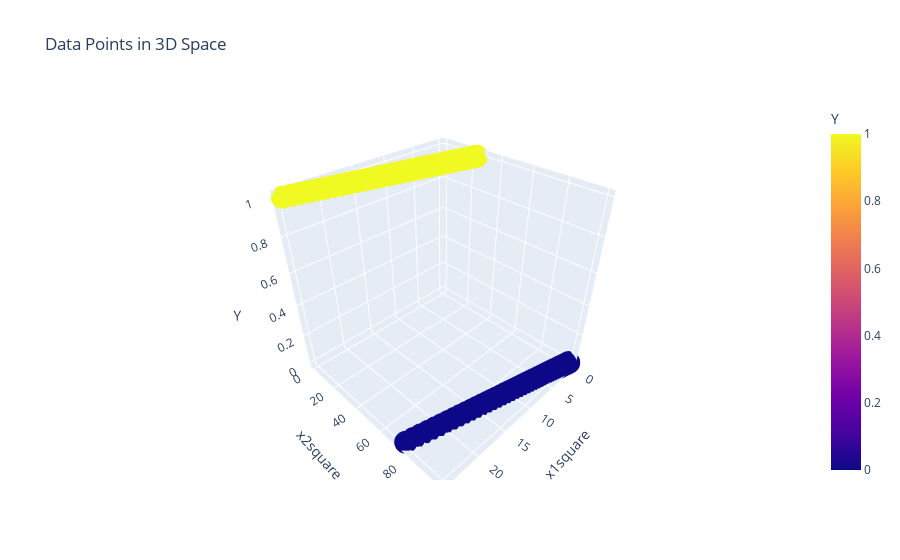

Notebook source saved alongside this figure:
### Code cell
px.scatter_3d(df, x='x1square', y='x2square', z='Y', color='Y', title='Data Points in 3D Space')

### Figure 1 — Plotly figure (JSON) as saved in the notebook; plotly's stock layout.template omitted (floating-point values rounded to 4 significant figures; data arrays with more than 128 entries replaced by an {"elided": "..."} marker saying what was removed)
{"data": [{"hovertemplate": "x1square=%{x}<br>x2square=%{y}<br>Y=%{marker.color}<extra></extra>", "legendgroup": "", "marker": {"color": {"elided": "400 int values"}, "coloraxis": "coloraxis", "symbol": "circle"}, "mode": "markers", "name": "", "scene": "scene", "showlegend": false, "type": "scatter3d", "x": {"elided": "400 float values"}, "y": {"elided": "400 float values"}, "z": {"elided": "400 int values"}}], "layout": {"coloraxis": {"colorbar": {"title": {"text": "Y"}}, "colorscale": [[0, "#0d0887"], [0.1111, "#46039f"], [0.2222, "#7201a8"], [0.3333, "#9c179e"], [0.4444, "#bd3786"], [0.5556, "#d8576b"], [0.6667, "#ed7953"], [0.7778, "#fb9f3a"], [0.8889, "#fdca26"], [1, "#f0f921"]]}, "legend": {"tracegroupgap": 0}, "scene": {"domain": {"x": [0, 1], "y": [0, 1]}, "xaxis": {"title": {"text": "x1square"}}, "yaxis": {"title": {"text": "x2square"}}, "zaxis": {"title": {"text": "Y"}}}, "title": {"text": "Data Points in 3D Space"}}}
